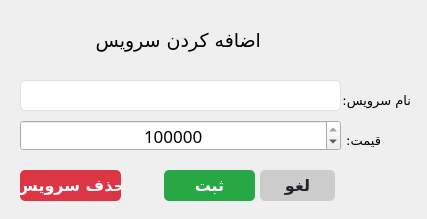
<?xml version="1.0" encoding="UTF-8"?>
<ui version="4.0">
 <class>addEditDeleteService_form</class>
 <widget class="QWidget" name="addEditDeleteService_form">
  <property name="geometry">
   <rect>
    <x>0</x>
    <y>0</y>
    <width>427</width>
    <height>219</height>
   </rect>
  </property>
  <property name="minimumSize">
   <size>
    <width>427</width>
    <height>219</height>
   </size>
  </property>
  <property name="maximumSize">
   <size>
    <width>427</width>
    <height>219</height>
   </size>
  </property>
  <property name="windowTitle">
   <string>افزودن سرویس</string>
  </property>
  <widget class="QLabel" name="label_5">
   <property name="geometry">
    <rect>
     <x>340</x>
     <y>90</y>
     <width>71</width>
     <height>20</height>
    </rect>
   </property>
   <property name="font">
    <font>
     <family>Vazirmatn Black</family>
     <pointsize>10</pointsize>
    </font>
   </property>
   <property name="text">
    <string>نام سرویس:</string>
   </property>
  </widget>
  <widget class="QLineEdit" name="serviceName_txtbox">
   <property name="geometry">
    <rect>
     <x>20</x>
     <y>80</y>
     <width>321</width>
     <height>31</height>
    </rect>
   </property>
   <property name="minimumSize">
    <size>
     <width>321</width>
     <height>31</height>
    </size>
   </property>
   <property name="maximumSize">
    <size>
     <width>321</width>
     <height>31</height>
    </size>
   </property>
   <property name="font">
    <font>
     <family>Vazirmatn,sans-serif</family>
     <pointsize>-1</pointsize>
    </font>
   </property>
   <property name="layoutDirection">
    <enum>Qt::RightToLeft</enum>
   </property>
   <property name="styleSheet">
    <string notr="true">/* Basic LineEdit styling */
QLineEdit {
    background-color: #ffffff; /* White background */
    border: 1px solid #dee2e6; /* Light grey border */
    border-radius: 5px; /* Rounded corners */
    font-family: 'Vazirmatn', sans-serif; /* Font family */
    font-size: 16px; /* Font size */
    color: #343a40; /* Dark grey text color */
    outline: none; /* Remove default outline */
}

/* Hover effect */
QLineEdit:hover {
    border: 1px solid #007bff; /* Blue border on hover */
}

/* Focus effect */
QLineEdit:focus {
    border: 1px solid #007bff; /* Blue border on focus */
}

/* Disabled state */
QLineEdit:disabled {
    background-color: #e9ecef; /* Light grey background when disabled */
    color: #6c757d; /* Grey text color when disabled */
}

</string>
   </property>
   <property name="locale">
    <locale language="Persian" country="Iran"/>
   </property>
  </widget>
  <widget class="QLabel" name="title_lbl">
   <property name="geometry">
    <rect>
     <x>70</x>
     <y>20</y>
     <width>191</width>
     <height>41</height>
    </rect>
   </property>
   <property name="font">
    <font>
     <family>B Titr</family>
     <pointsize>14</pointsize>
    </font>
   </property>
   <property name="text">
    <string>اضافه کردن سرویس</string>
   </property>
  </widget>
  <widget class="QLabel" name="label_6">
   <property name="geometry">
    <rect>
     <x>340</x>
     <y>130</y>
     <width>41</width>
     <height>20</height>
    </rect>
   </property>
   <property name="font">
    <font>
     <family>Vazirmatn Black</family>
     <pointsize>10</pointsize>
    </font>
   </property>
   <property name="text">
    <string>قیمت:</string>
   </property>
  </widget>
  <widget class="QSpinBox" name="servicePrice_spnbox">
   <property name="geometry">
    <rect>
     <x>20</x>
     <y>120</y>
     <width>321</width>
     <height>31</height>
    </rect>
   </property>
   <property name="font">
    <font>
     <family>Vazirmatn,sans-serif</family>
     <pointsize>13</pointsize>
    </font>
   </property>
   <property name="styleSheet">
    <string notr="true"/>
   </property>
   <property name="alignment">
    <set>Qt::AlignCenter</set>
   </property>
   <property name="minimum">
    <number>100</number>
   </property>
   <property name="maximum">
    <number>1000000000</number>
   </property>
   <property name="value">
    <number>100000</number>
   </property>
  </widget>
  <widget class="QPushButton" name="save_btn">
   <property name="geometry">
    <rect>
     <x>164</x>
     <y>170</y>
     <width>91</width>
     <height>31</height>
    </rect>
   </property>
   <property name="font">
    <font>
     <family>Vazirmatn,sans-serif</family>
     <pointsize>-1</pointsize>
     <weight>75</weight>
     <bold>true</bold>
     <underline>false</underline>
     <strikeout>false</strikeout>
    </font>
   </property>
   <property name="styleSheet">
    <string notr="true">QPushButton {
    background-color: #28a745; /* Bootstrap success green */
    color: white; /* White text */
    border: none;
    border-radius: 5px; /* Rounded corners */
    font-size: 16px; /* Font size */
    font-weight: bold; /* Bold text */
    text-align: center;
    text-decoration: none;
    font-family: 'Vazirmatn', sans-serif; /* Font family */
}

QPushButton:hover {
    background-color: #218838; /* Darker green on hover */
}

QPushButton:pressed {
    background-color: #1e7e34; /* Even darker green on press */
}
</string>
   </property>
   <property name="text">
    <string>ثبت</string>
   </property>
  </widget>
  <widget class="QPushButton" name="cancel_btn">
   <property name="geometry">
    <rect>
     <x>260</x>
     <y>170</y>
     <width>75</width>
     <height>31</height>
    </rect>
   </property>
   <property name="font">
    <font>
     <family>Vazirmatn,sans-serif</family>
     <pointsize>-1</pointsize>
     <weight>75</weight>
     <bold>true</bold>
     <underline>false</underline>
     <strikeout>false</strikeout>
    </font>
   </property>
   <property name="focusPolicy">
    <enum>Qt::StrongFocus</enum>
   </property>
   <property name="styleSheet">
    <string notr="true">QPushButton {
    background-color: #cccccc; /* Light grey */
    color: #212529; /* Dark text */
    border: none;
    border-radius: 5px; /* Rounded corners */
    font-size: 16px; /* Font size */
    font-weight: bold; /* Bold text */
    text-align: center;
    text-decoration: none;
    font-family: 'Vazirmatn', sans-serif; /* Font family */
}

QPushButton:hover {
    background-color: #b3b3b3; /* Darker grey on hover */
}

QPushButton:pressed {
    background-color: #999999; /* Even darker grey on press */
}
</string>
   </property>
   <property name="text">
    <string>لغو</string>
   </property>
   <property name="checkable">
    <bool>false</bool>
   </property>
  </widget>
  <widget class="QPushButton" name="deleteService_btn">
   <property name="enabled">
    <bool>true</bool>
   </property>
   <property name="geometry">
    <rect>
     <x>20</x>
     <y>170</y>
     <width>101</width>
     <height>31</height>
    </rect>
   </property>
   <property name="font">
    <font>
     <family>Vazirmatn,sans-serif</family>
     <pointsize>12</pointsize>
     <weight>75</weight>
     <bold>true</bold>
     <underline>false</underline>
     <strikeout>false</strikeout>
    </font>
   </property>
   <property name="layoutDirection">
    <enum>Qt::RightToLeft</enum>
   </property>
   <property name="styleSheet">
    <string notr="true">QPushButton{
    background-color: #dc3545; /* Bootstrap danger red */
    color: white; /* White text */
    border: none;
    border-radius: 5px; /* Rounded corners */
    font-weight: bold; /* Bold text */
    text-align: center;
    text-decoration: none;
    font-family: 'Vazirmatn', sans-serif; /* Font family */
}

QPushButton:hover {
    background-color: #c82333; /* Darker red on hover */
}

QPushButton:pressed {
    background-color: #bd2130; /* Even darker red on press */
}
</string>
   </property>
   <property name="text">
    <string>حذف سرویس</string>
   </property>
  </widget>
 </widget>
 <resources/>
 <connections/>
</ui>
